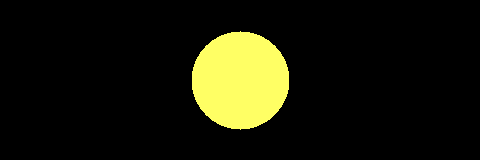
Frame 1 (no input)
Frame 60 (the mouse pressed at the canvas centre just before this capture): identical to frame 1, image omitted
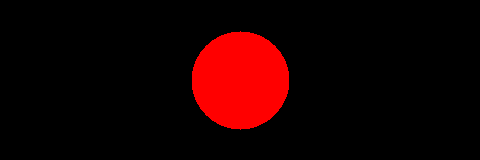
Frame 120 (the mouse held since frame 60 and released just before this capture)

The Processing sketch that drew these frames (run headless with seeded random() and noise(); from frame 60 on, the mouse is pressed at the canvas centre):

// Processing sketch: maskPGraphics
// ── maskPGraphics.pde
PGraphics mask;
int WHITE = color(255);
int BLACK = color(0);

void setup() {
  size (480, 160);

  mask = createGraphics(width, height);
  mask.beginDraw();
  mask.background(0);
  mask.ellipse(width/2, height/2, 100, 100);
  mask.endDraw();
  mask.loadPixels();
}

void maskPixels() {
  loadPixels();
  for (int i = 0; i < mask.pixels.length; ++i) {
    if (mask.pixels[i] != WHITE)
      pixels[i] = BLACK;
  }
  updatePixels();
}

void draw() {
  background(255, 255, 100);
  noStroke();
  fill(255, 0, 0);
  float diameter = height * 0.8;
  ellipse(mouseX, mouseY, diameter, diameter);
  maskPixels();
}
